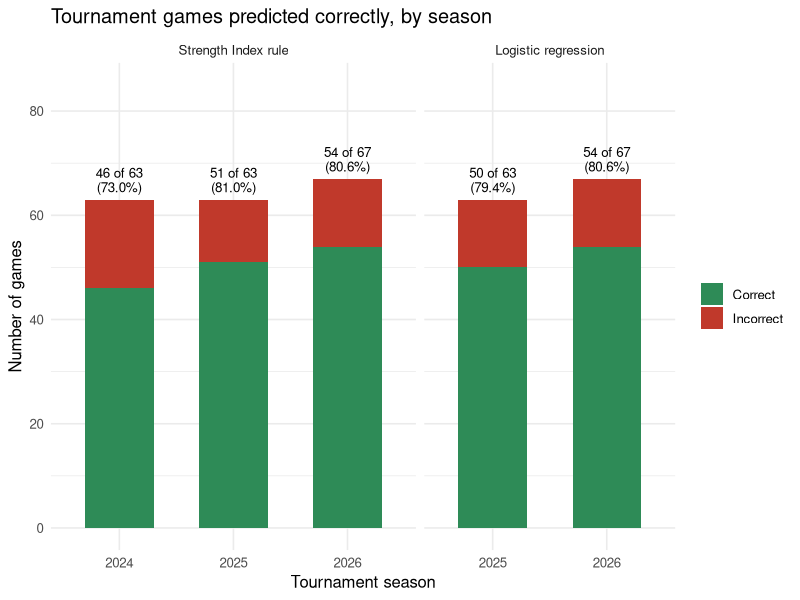
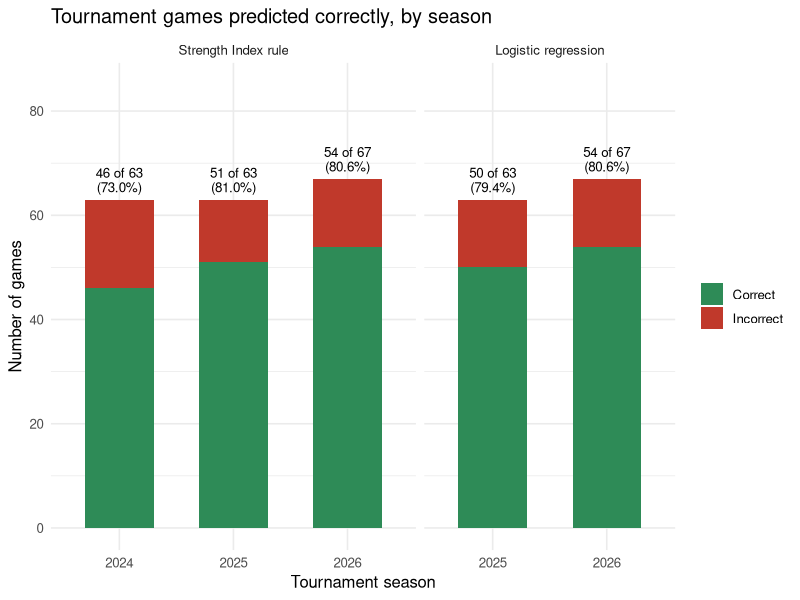

Write R code to recreate these figures, in order.

library(dplyr)
library(ggplot2)

# load the team stats and the tournament games
teams <- read.csv("March_Madness_2024_2026_Key_Stats.csv", fileEncoding = "UTF-8-BOM")
games <- read.csv("Tournament_Matchups_2024_2026.csv", fileEncoding = "UTF-8-BOM")

# strength index is SOS + PPG_Diff, same as the other scripts
teams <- teams %>%
  mutate(Strength_Index = SOS + PPG_Diff)

# same five stats as the logistic regression script
stats <- c("Strength_Index", "EFG_O", "EFG_D", "TOR", "ORB")
x <- paste0("d_", stats)

# puts both teams' stats next to each other for every game in the years we pick
# the d_ columns are Team1 minus Team2
get_games <- function(years) {

  a <- teams %>% select(Year, Team, Seed, all_of(stats))
  names(a) <- c("Season", "Team1", "Seed1", paste0("a_", stats))

  b <- teams %>% select(Year, Team, Seed, all_of(stats))
  names(b) <- c("Season", "Team2", "Seed2", paste0("b_", stats))

  g <- games %>%
    filter(Season %in% years) %>%
    left_join(a, by = c("Season", "Team1")) %>%
    left_join(b, by = c("Season", "Team2"))

  for (s in stats) {
    g[[paste0("d_", s)]] <- g[[paste0("a_", s)]] - g[[paste0("b_", s)]]
  }

  # 1 if Team1 won, 0 if Team2 won
  g$win <- as.integer(g$Winner == g$Team1)

  if (anyNA(g[, x])) {
    stop("Some team stats didn't match, check the team names.")
  }
  g
}

# trains the logistic regression on whatever seasons we give it
# only give it seasons BEFORE the one we're testing, otherwise it's cheating
train_model <- function(train_years) {

  training <- get_games(train_years)

  # flip every game too so the order of the teams doesn't matter
  flipped <- training
  flipped[, x] <- -flipped[, x]
  flipped$win <- 1 - flipped$win
  training <- bind_rows(training, flipped)

  glm(reformulate(x, response = "win"), data = training, family = binomial())
}

# go through each season and count how many games each method gets right
results <- data.frame()

for (yr in 2024:2026) {

  test <- get_games(yr)

  # method 1: just pick whoever has the higher strength index
  si_right <- sum(as.integer(test$d_Strength_Index > 0) == test$win)
  results <- rbind(results, data.frame(
    Season = yr, Model = "Strength Index rule",
    Correct = si_right, Total = nrow(test)))

  # method 2: logistic regression trained on the earlier seasons
  # 2024 gets skipped since there's nothing before it to train on
  if (yr > 2024) {
    model <- train_model(2024:(yr - 1))
    p <- predict(model, newdata = test, type = "response")
    lr_right <- sum(as.integer(p >= 0.5) == test$win)
    results <- rbind(results, data.frame(
      Season = yr, Model = "Logistic regression",
      Correct = lr_right, Total = nrow(test)))
  }

  # baseline: always pick the better seed
  # games between the same seed (like the First Four) get skipped
  diff_seed <- test[test$Seed1 != test$Seed2, ]
  seed_right <- sum(as.integer(diff_seed$Seed1 < diff_seed$Seed2) == diff_seed$win)
  results <- rbind(results, data.frame(
    Season = yr, Model = "Higher seed (baseline)",
    Correct = seed_right, Total = nrow(diff_seed)))
}

results$Accuracy <- round(100 * results$Correct / results$Total, 1)
print(results)

# chart: green = predicted right, red = predicted wrong
# leaving the seed baseline out of the chart since it has a different number of games
chart_data <- results %>% filter(Model != "Higher seed (baseline)")

plot_data <- rbind(
  data.frame(Season = chart_data$Season, Model = chart_data$Model,
             Result = "Correct", Games = chart_data$Correct),
  data.frame(Season = chart_data$Season, Model = chart_data$Model,
             Result = "Incorrect", Games = chart_data$Total - chart_data$Correct)
)
plot_data$Result <- factor(plot_data$Result, levels = c("Incorrect", "Correct"))

# simple rule on the left, logistic regression on the right
model_order <- c("Strength Index rule", "Logistic regression")
plot_data$Model <- factor(plot_data$Model, levels = model_order)
chart_data$Model <- factor(chart_data$Model, levels = model_order)

# text that goes above each bar
chart_data$Label <- sprintf("%d of %d\n(%.1f%%)",
                            chart_data$Correct, chart_data$Total, chart_data$Accuracy)

ggplot(plot_data, aes(x = factor(Season), y = Games, fill = Result)) +
  geom_col(width = 0.6) +
  geom_text(data = chart_data,
            aes(x = factor(Season), y = Total, label = Label),
            inherit.aes = FALSE, vjust = -0.3, size = 3.4, lineheight = 0.9) +
  scale_fill_manual(values = c(Correct = "#2E8B57", Incorrect = "#C0392B"),
                    breaks = c("Correct", "Incorrect")) +
  scale_y_continuous(limits = c(0, 85)) +
  facet_grid(~ Model, scales = "free_x", space = "free_x") +
  labs(title = "Tournament games predicted correctly, by season",
       x = "Tournament season", y = "Number of games", fill = NULL) +
  theme_minimal(base_size = 12)

ggsave("model_accuracy_by_season.png", width = 9, height = 5, dpi = 300, bg = "white")
